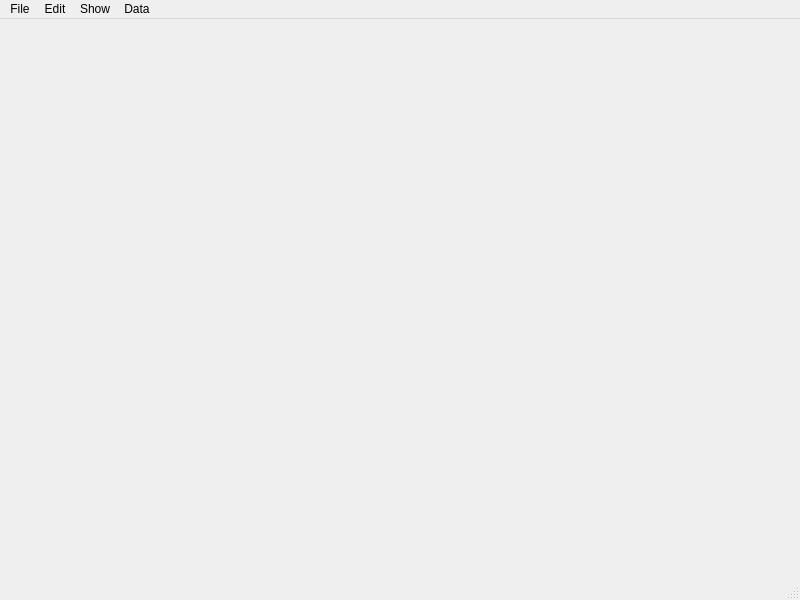
<?xml version="1.0" encoding="UTF-8"?>
<ui version="4.0">
 <class>MainWindow</class>
 <widget class="QMainWindow" name="MainWindow">
  <property name="geometry">
   <rect>
    <x>0</x>
    <y>0</y>
    <width>800</width>
    <height>600</height>
   </rect>
  </property>
  <property name="windowTitle">
   <string>MainWindow</string>
  </property>
  <widget class="QWidget" name="centralwidget"/>
  <widget class="QMenuBar" name="menubar">
   <property name="geometry">
    <rect>
     <x>0</x>
     <y>0</y>
     <width>800</width>
     <height>22</height>
    </rect>
   </property>
   <widget class="QMenu" name="menuFile">
    <property name="title">
     <string>File</string>
    </property>
    <addaction name="actionOpen"/>
    <addaction name="actionSave"/>
    <addaction name="separator"/>
    <addaction name="actionClose"/>
    <addaction name="actionExit"/>
   </widget>
   <widget class="QMenu" name="menuEdit">
    <property name="title">
     <string>Edit</string>
    </property>
   </widget>
   <widget class="QMenu" name="menuShow">
    <property name="title">
     <string>Show</string>
    </property>
   </widget>
   <widget class="QMenu" name="menuData">
    <property name="title">
     <string>Data</string>
    </property>
   </widget>
   <addaction name="menuFile"/>
   <addaction name="menuEdit"/>
   <addaction name="menuShow"/>
   <addaction name="menuData"/>
  </widget>
  <widget class="QStatusBar" name="statusbar"/>
  <action name="actionOpen">
   <property name="text">
    <string>Open</string>
   </property>
  </action>
  <action name="actionSave">
   <property name="text">
    <string>Save</string>
   </property>
  </action>
  <action name="actionClose">
   <property name="text">
    <string>Close</string>
   </property>
  </action>
  <action name="actionExit">
   <property name="text">
    <string>Exit</string>
   </property>
  </action>
 </widget>
 <resources/>
 <connections/>
</ui>
